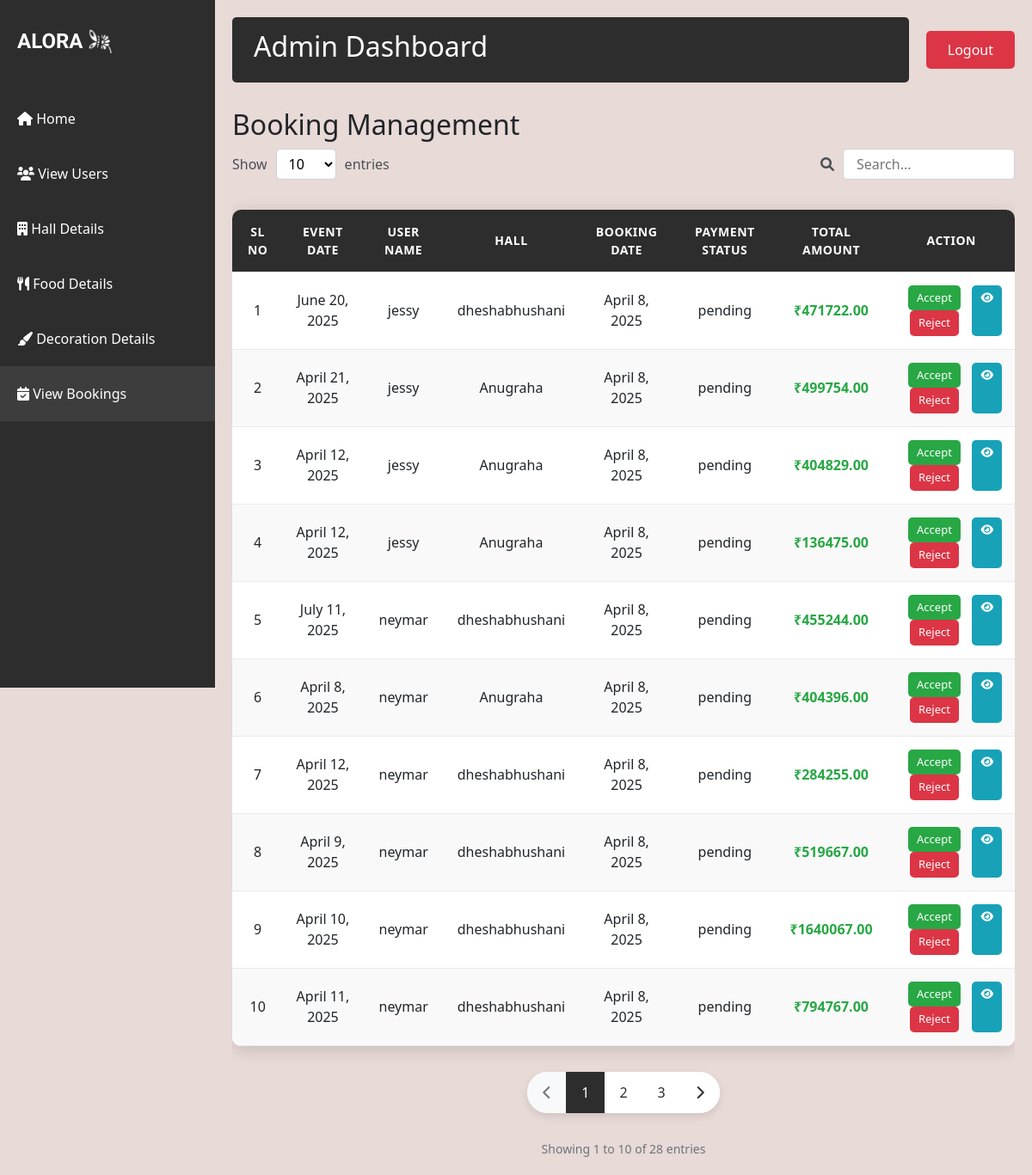
Page /adminviewbooking/ (signed in) on the committed database.
### app/models.py (models this page shows)
class Bookings(models.Model):
    event_date=models.DateField(null=True)
    event_status=models.CharField(max_length=100,default='Pending')
    user_id=models.ForeignKey(User,on_delete=models.CASCADE)
    hall_id=models.ForeignKey(Halls,on_delete=models.CASCADE)
    booking_date=models.DateField(auto_now_add=True)
    payment_status=models.CharField(max_length=100,default='Pending')
    photography=models.CharField(max_length=100,null=True,blank=True)
    no_of_persons=models.IntegerField(null=True,blank=True)
    food_value=models.BooleanField(null=True,blank=True)
    food=models.ForeignKey(Food,on_delete=models.SET_NULL, null=True, blank=True)
    decoration_value=models.BooleanField(null=True,blank=True)
    decoration=models.ForeignKey(Decoration,on_delete=models.SET_NULL, null=True, blank=True)
    photography_cost=models.DecimalField(max_digits=10,decimal_places=2)
    total_payment=models.DecimalField(max_digits=10,decimal_places=2)

class Halls(models.Model):
    name=models.CharField(max_length=100)
    location=models.CharField(max_length=200)
    capacity=models.IntegerField()
    price_per_day=models.DecimalField(max_digits=10,decimal_places=2)
    photo_url=models.ImageField(upload_to='images/')
    description=models.TextField(blank=True,null=True)

### app/views.py (the view)
# urls.py: path('adminviewbooking/',views.admin_view_booking,name='admin_view_booking'),
@login_required(login_url='login')
def admin_view_booking(request):
    book = Bookings.objects.select_related('user_id', 'hall_id', 'food', 'decoration').all().order_by('-booking_date')
    return render(request, 'admin_view_booking.html', {'data': book})

### templates/admin_view_booking.html (shortened to what this page needs)
<!DOCTYPE html>
<html lang="en">
<head>
    {% load static %}
    <link href="https://cdn.jsdelivr.net/npm/bootstrap@5.3.0/dist/css/bootstrap.min.css" rel="stylesheet">
    <link rel="stylesheet" href="https://cdnjs.cloudflare.com/ajax/libs/font-awesome/6.0.0-beta3/css/all.min.css">
</head>
<body>
    <div class="sidebar">
        <div class="logo-container">
            <div class="logo">ALORA</div>
            <img src="{% static 'alora_icon.png' %}" alt="Light Bulb" class="logo-image">
        </div>
        <nav class="nav flex-column">
            <a class="nav-link" href="{% url 'admin_dash' %}">
                <i class="fas fa-home"></i> Home
            </a>
            <a class="nav-link" href="{% url 'view_users' %}">
                <i class="fas fa-users"></i> View Users
            </a>
            <a class="nav-link" href="{% url 'hall_details' %}">
                <i class="fas fa-building"></i> Hall Details
            </a>
            <a class="nav-link" href="{% url 'food_details' %}">
                <i class="fas fa-utensils"></i> Food Details
            </a>
            <a class="nav-link" href="{% url 'decoration_details' %}">
                <i class="fas fa-paint-brush"></i> Decoration Details
            </a>
            <a class="nav-link active" href="{% url 'admin_view_booking' %}">
                <i class="fas fa-calendar-check"></i> View Bookings
            </a>
        </nav>
    </div>
    <div class="main-content">
        <div class="top-nav">
            <div class="welcome-section">
                <h2>Admin Dashboard</h2>
            </div>
            <a href="{% url 'logout' %}" class="logout-btn">Logout</a>
        </div>
        <h2>Booking Management</h2>
        <div class="table-controls">
            <div class="entries-control">
                <label for="entries">Show</label>
                <select id="entries" name="entries" onchange="changePageSize(this.value)">
                    <option value="10">10</option>
                </select>
                <label for="entries" style="margin-left: 10px;">entries</label>
            </div>
            <div class="search-control">
                <label for="search"><i class="fas fa-search"></i></label>
                <input type="text" id="search" name="search" placeholder="Search..." onkeyup="searchTable()">
            </div>
        </div>
        <div style="overflow-x: auto;">
            {% if data %}
                <table class="booking-table" id="bookingTable">
                    <thead>
                        <tr>
                            <th>Sl No</th>
                            <th>Event Date</th>
                            <th>User Name</th>
                            <th>Hall</th>
                            <th>Booking Date</th>
                            <th>Payment Status</th>
                            <th>Total Amount</th>
                            <th>Action</th>
                        </tr>
                    </thead>
                    <tbody>
                        {% for x in data %}
                        <tr>
                            <td>{{ forloop.counter }}</td>
                            <td>{{ x.event_date }}</td>
                            <td>{{ x.user_id.username }}</td>
                            <td>{{ x.hall_id.name }}</td>
                            <td>{{ x.booking_date }}</td>
                            <td>{{ x.payment_status }}</td>
                            <td class="total-amount">₹{{ x.total_payment }}</td>
                            <td>
                                <div class="action-buttons">
                                    <form action="{% url 'acceptrejectbooking' id=x.id %}" method="post" style="display:inline;">
                                        {% if x.event_status == 'Pending' %}
                                            <button type="submit" name="Status" value="Accept">Accept</button>
                                            <button type="submit" name="Status" value="Reject">Reject</button>
                                        {% elif x.event_status == 'Accept' %}
                                            <button type="submit" name="Status" value="Reject">Reject</button>
                                        {% else %}
                                            <button type="submit" name="Status" value="Accept">Accept</button>
                                        {% endif %}
                                    </form>
                                    <a href="{% url 'booking_detail' x.id %}" class="btn-view" title="View Booking">
                                        <i class="fas fa-eye"></i>
                                    </a>
                                </div>
                            </td>
                        </tr>
                        {% endfor %}
                    </tbody>
                </table>
                <div class="pagination-container">
                    <ul class="pagination">
                        <li class="page-item disabled">
                            <a class="page-link" href="#" tabindex="-1" aria-disabled="true">
                                <i class="fas fa-chevron-left"></i>
                            </a>
                        </li>
                        <li class="page-item">
                            <a class="page-link" href="#">
                                <i class="fas fa-chevron-right"></i>
                            </a>
                        </li>
                    </ul>
                </div>
                <div class="pagination-info">
                    Showing <span id="start-record">1</span> to <span id="end-record">10</span> of <span id="total-records">{{ data|length }}</span> entries
                </div>
            {% else %}
                <p>No bookings found.</p>
            {% endif %}
        </div>
    </div>
</body>
</html>

### templates/admin_view_booking.html (style rules this page uses)
body { background-color: #e8dad6; min-height: 100vh; }
.sidebar { background-color: #2d2d2d; color: white; min-height: 100vh; padding-top: 20px; position: fixed; width: 250px; }
.logo-container { display: flex; align-items: center; justify-content: flex-start; padding: 10px 20px; margin-bottom: 30px; }
.logo { font-family: 'Irish Grover'; font-size: 24px; font-weight: bold; }
.logo-image { width: 30px; height: 30px; margin-left: 5px; }
.nav-link { color: #ffffff; padding: 20px 20px; transition: all 0.3s; font-size: 16px; }
.nav-link.active { background-color: #3d3d3d; }
.main-content { margin-left: 250px; padding: 20px; }
.top-nav { display: flex; justify-content: space-between; align-items: center; margin-bottom: 30px; }
.welcome-section { background-color: #2d2d2d; color: white; padding: 15px 25px; border-radius: 5px; flex-grow: 1; margin-right: 20px; }
.logout-btn { background-color: #dc3545; color: white; border: none; padding: 10px 25px; border-radius: 5px; text-decoration: none; transition: background-color 0.3s; }
.booking-table { width: 100%; border-collapse: separate; border-spacing: 0; margin-top: 20px; background-color: white; border-radius: 10px; overflow: hidden; box-shadow: 0 4px 20px rgba(0, 0, 0, 0.15); }
.booking-table th, .booking-table td { padding: 15px; text-align: center; border-bottom: 1px solid #eaeaea; }
.booking-table th { background-color: #2d2d2d; color: white; font-weight: 600; text-transform: uppercase; font-size: 14px; letter-spacing: 0.5px; }
.booking-table tr:nth-child(even) { background-color: #f9f9f9; }
.action-buttons { display: flex; justify-content: center; gap: 5px; }
.booking-table button { padding: 5px 10px; border: none; border-radius: 5px; cursor: pointer; transition: all 0.3s; font-weight: 500; font-size: 13px; }
.booking-table button[value="Accept"] { background-color: #28a745; color: white; }
.booking-table button[value="Reject"] { background-color: #dc3545; color: white; }
.btn-view { background-color: #17a2b8; color: white; padding: 5px 10px; border: none; border-radius: 5px; cursor: pointer; transition: all 0.3s; font-weight: 500; font-size: 13px; text-decoration: none; display: inline-block; }
.total-amount { font-weight: bold; color: #28a745; }
.pagination-container { display: flex; justify-content: center; margin: 30px 0 15px 0; }
.pagination { display: inline-flex; border-radius: 50px; background-color: white; box-shadow: 0 4px 10px rgba(0, 0, 0, 0.1); overflow: hidden; }
.pagination .page-item .page-link { border: none; color: #2d2d2d; padding: 12px 18px; font-weight: 500; transition: all 0.3s; }
.pagination .page-item.disabled .page-link { color: #6c757d; pointer-events: none; background-color: #f8f9fa; }
.pagination-info { text-align: center; margin-top: 10px; color: #6c757d; font-size: 14px; }
.table-controls { display: flex; justify-content: space-between; align-items: center; margin-bottom: 15px; }
.entries-control { display: flex; align-items: center; }
.entries-control label { margin-right: 10px; color: #495057; }
.entries-control select { padding: 5px 10px; border-radius: 5px; border: 1px solid #ced4da; background-color: white; }
.search-control { display: flex; align-items: center; }
.search-control label { margin-right: 10px; color: #495057; }
.search-control input { padding: 5px 15px; border-radius: 5px; border: 1px solid #ced4da; background-color: white; width: 200px; }

### rows in the picture
Bookings: event_date "June 20, 2025", user_id.username "jessy", hall_id.name "dheshabhushani", booking_date "April 8, 2025", payment_status "pending", total_payment "471722.00", event_status "Accept"
Bookings: event_date "April 21, 2025", user_id.username "jessy", hall_id.name "Anugraha", booking_date "April 8, 2025", payment_status "pending", total_payment "499754.00", event_status "Accept"
Bookings: event_date "April 12, 2025", user_id.username "jessy", hall_id.name "Anugraha", booking_date "April 8, 2025", payment_status "pending", total_payment "404829.00", event_status "Accept"
Bookings: event_date "April 12, 2025", user_id.username "jessy", hall_id.name "Anugraha", booking_date "April 8, 2025", payment_status "pending", total_payment "136475.00", event_status "Accept"
Bookings: event_date "July 11, 2025", user_id.username "neymar", hall_id.name "dheshabhushani", booking_date "April 8, 2025", payment_status "pending", total_payment "455244.00", event_status "Accept"
Bookings: event_date "April 8, 2025", user_id.username "neymar", hall_id.name "Anugraha", booking_date "April 8, 2025", payment_status "pending", total_payment "404396.00", event_status "Accept"
Bookings: event_date "April 12, 2025", user_id.username "neymar", hall_id.name "dheshabhushani", booking_date "April 8, 2025", payment_status "pending", total_payment "284255.00", event_status "Accept"
Bookings: event_date "April 9, 2025", user_id.username "neymar", hall_id.name "dheshabhushani", booking_date "April 8, 2025", payment_status "pending", total_payment "519667.00", event_status "Accept"
Bookings: event_date "April 10, 2025", user_id.username "neymar", hall_id.name "dheshabhushani", booking_date "April 8, 2025", payment_status "pending", total_payment "1640067.00", event_status "Accept"
Bookings: event_date "April 11, 2025", user_id.username "neymar", hall_id.name "dheshabhushani", booking_date "April 8, 2025", payment_status "pending", total_payment "794767.00", event_status "Accept"

### other values in the picture
{{ data|length }} "28"
